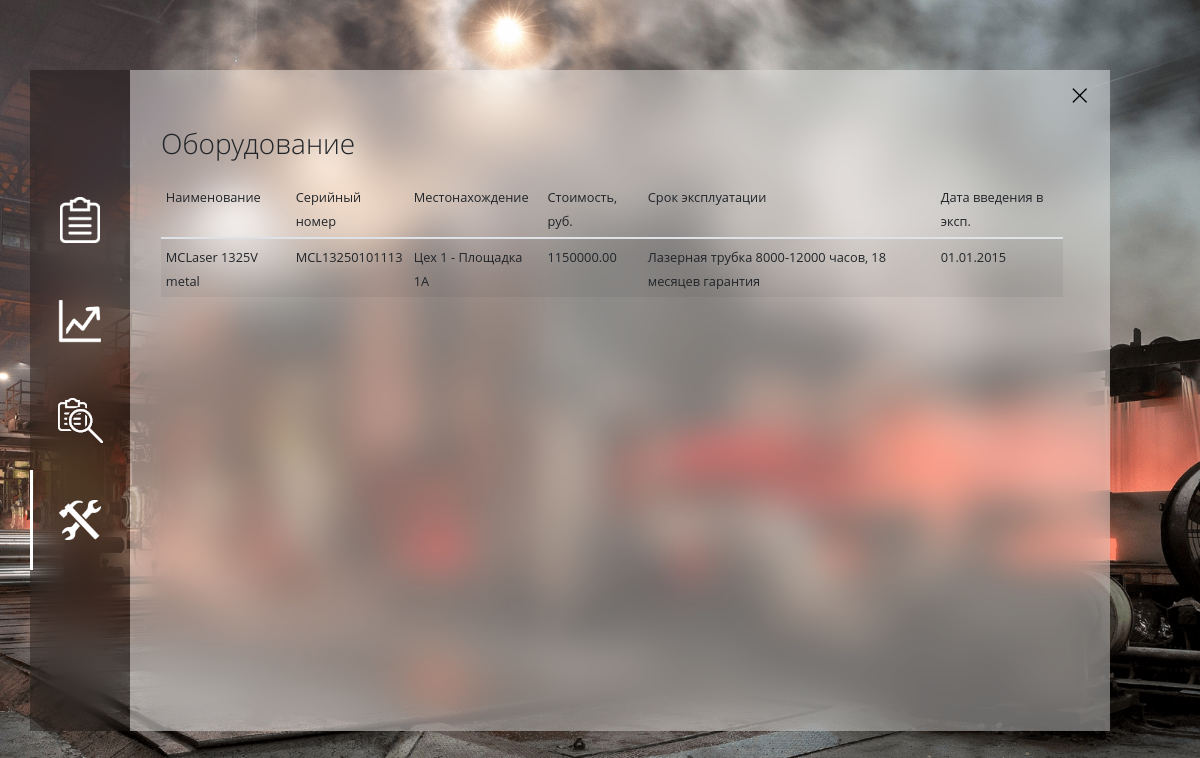
Page /gen_dir_equip.php (signed in) on the committed database.
### tables this page shows
CREATE TABLE `equipment` (
  `Equip_id` int(4) NOT NULL,
  `Equip_name` text NOT NULL,
  `Location` tinytext NOT NULL,
  `Dat_st_exp` date NOT NULL,
  `Tem_of_exp` tinytext NOT NULL,
  `Serial_N` varchar(50) NOT NULL,
  `Cost` float(12,2) NOT NULL
);

### gen_dir_equip.php (the view, shortened to what this page needs)
<!DOCTYPE html>
<html lang="ru">
<head>
  <link rel="stylesheet" href="./css/bootstrap.min.css">
  <link rel="stylesheet" href="./css/fluent.css">
  <link rel="stylesheet" href="./css/micon.min.css">
</head>
<body>
<div style="height: 100%; width: 100%; left: 0; top: 0; position: fixed; display: flex; align-items: center; align-content: center; justify-content: center;">
  <div class="container">
    <div class="row justify-content-md-center" style="width:1080px;">
      <div class="col-fluid" >
        <div class="side-bar" style="width: 100px; height:661px;">
          <div class="row-fluid">
            <div class="col text-center nopadding">
              <img src="img/space_sb.png" class="img">
            </div>
          </div>
          <div class="row-fluid">
            <div class="col text-center nopadding">
				<a href="gen_dir_projs"><img src="img/proj_sb.png" class="img" title="Проекты"></a>
            </div>
          </div>
          <div class="row-fluid">
            <div class="col text-center nopadding">
              <a href="gen_dir_effect"><img src="img/effect_sb.png" class="img" title="Эффективность"></a>
            </div>
          </div>
		  <div class="row-fluid">
            <div class="col text-center nopadding">
				<a href="gen_dir_stat"><img src="img/gen_dir_stat_sb.png" class="img"></a>
            </div>
          </div>
		  <div class="row-fluid">
            <div class="col text-center nopadding">
            <a href="gen_dir_equip"><img src="img/equip_sb_a.png" class="img" title="Оборудование"></a>
            </div>
          </div>
        </div>
      </div>
      <div class="col-fluid">
        <div class="main-w" style="width: 980px; height:661px;">
          <div class="row-fluid">
            <div class="col text-right nopadding" >
				<button class="exit" type="button" data-target="#exampleModal2" data-toggle="modal" style="border: none;">
					<img src="img/exit-b.png" class="img">
				</button>
            </div>
          </div>
          <div class="row-fluid ml-3">
            <div class="col">
              <p class="sh1">Оборудование</p>
            </div>
          </div>
            <div class="row-fluid ml-3 mr-3">
            <div class="col">
              <div class="table-responsive table-wrapper-scroll-y my-custom-scrollbar pr-3">
                  <table class="table table-hover table-striped table-sm" style="overflow: auto">
                    <thead>
                       <tr>
                         <th scope="col" style="vertical-align: top;"><small>Наименование</small></th>
                         <th scope="col" style="vertical-align: top;"><small>Серийный номер</small></th>
                         <th scope="col" style="vertical-align: top;"><small>Местонахождение</small></th>
                         <th scope="col" style="vertical-align: top;"><small>Стоимость, руб.</small></th>
						 <th scope="col" style="vertical-align: top;"><small>Срок эксплуатации</small></th>
						 <th scope="col" style="vertical-align: top;"><small>Дата введения в эксп.</small></th>
                       </tr>
                     </thead>
                     <tbody>
<?php
if(!$link = mysqli_connect("localhost", "mysql", "mysql", "omima_stal"))
{
	echo "Нет соединения с сервером";
	die();
}
$QUERY ="SELECT
    `Equip_name`,
    `Serial_N`,
    `Location`,
    `Cost`,
    `Tem_of_exp`,
	`Dat_st_exp`,
	`Equip_id`
FROM
    `equipment`;";
$result = mysqli_query($link, $QUERY) or die("Ошибка ".mysqli_error($link));
if($result)
{
	$rows = mysqli_num_rows($result);
		for ($i = 0 ; $i < $rows ; ++$i)
		{
			echo "<tr>";
			$row = mysqli_fetch_row($result);
				for ($j = 0 ; $j < 5 ; ++$j) echo "<td><small>".$row[$j]."</small></td>";
			echo "<td><small>".date("d.m.Y",strtotime($row[5]))."</small></td>";
			echo "</tr>";
		}
}
?>
                     </tbody>
                   </table>
                </div>
              </div>
            </div>
        </div>
      </div>
    </div>
</div>
</div>
</body>
</html>

### gen_dir_equip.php (style rules this page uses)
body { background: url('img/bg.png') no-repeat center center fixed; -webkit-background-size: cover; -moz-background-size: cover; background-size: cover; -o-background-size: cover; overflow:hidden; min-height: 700px }
.side-bar { -webkit-backdrop-filter: blur(20px) saturate(125%); backdrop-filter: blur(20px) saturate(125%); background-color: rgba(0,0,0,.3); }
.main-w { -webkit-backdrop-filter: blur(20px) saturate(125%); backdrop-filter: blur(20px) saturate(125%); background-color: rgba(255,255,255,.4); }
.nopadding { padding: 0 !important; margin: 0 !important; }
.my-custom-scrollbar { position: relative; height: 475px; overflow: auto; }
.table-wrapper-scroll-y { display: block; }
.exit { background-color: rgba(255,255,255,.0); }

### rows in the picture
equipment: Equip_name "MCLaser 1325V metal", Serial_N "MCL13250101113", Location "Цех 1 - Площадка 1A", Cost "1150000.00", Tem_of_exp "Лазерная трубка 8000-12000 часов, 18 месяцев гарантия", Dat_st_exp "01.01.2015"
